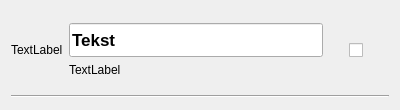
<?xml version="1.0" encoding="UTF-8"?>
<ui version="4.0">
 <class>Form</class>
 <widget class="QWidget" name="Form">
  <property name="geometry">
   <rect>
    <x>0</x>
    <y>0</y>
    <width>400</width>
    <height>110</height>
   </rect>
  </property>
  <property name="windowTitle">
   <string>Form</string>
  </property>
  <layout class="QVBoxLayout" name="verticalLayout_2">
   <property name="bottomMargin">
    <number>0</number>
   </property>
   <item>
    <layout class="QHBoxLayout" name="horizontalLayout">
     <item>
      <widget class="QLabel" name="labelIcon">
       <property name="sizePolicy">
        <sizepolicy hsizetype="Fixed" vsizetype="Preferred">
         <horstretch>0</horstretch>
         <verstretch>0</verstretch>
        </sizepolicy>
       </property>
       <property name="text">
        <string>TextLabel</string>
       </property>
      </widget>
     </item>
     <item>
      <layout class="QVBoxLayout" name="verticalLayout">
       <item>
        <widget class="QLineEdit" name="lineEdit">
         <property name="sizePolicy">
          <sizepolicy hsizetype="Expanding" vsizetype="Preferred">
           <horstretch>0</horstretch>
           <verstretch>0</verstretch>
          </sizepolicy>
         </property>
         <property name="font">
          <font>
           <pointsize>13</pointsize>
           <weight>75</weight>
           <bold>true</bold>
          </font>
         </property>
         <property name="text">
          <string>Tekst</string>
         </property>
        </widget>
       </item>
       <item>
        <widget class="QLabel" name="labelLenght">
         <property name="sizePolicy">
          <sizepolicy hsizetype="Preferred" vsizetype="Fixed">
           <horstretch>0</horstretch>
           <verstretch>0</verstretch>
          </sizepolicy>
         </property>
         <property name="text">
          <string>TextLabel</string>
         </property>
        </widget>
       </item>
      </layout>
     </item>
     <item>
      <widget class="QCheckBox" name="checkBox">
       <property name="sizePolicy">
        <sizepolicy hsizetype="Fixed" vsizetype="Fixed">
         <horstretch>0</horstretch>
         <verstretch>0</verstretch>
        </sizepolicy>
       </property>
       <property name="whatsThis">
        <string>m</string>
       </property>
       <property name="styleSheet">
        <string notr="true">margin: 20px 20px 20px 20px</string>
       </property>
       <property name="text">
        <string/>
       </property>
      </widget>
     </item>
    </layout>
   </item>
   <item>
    <widget class="Line" name="line">
     <property name="orientation">
      <enum>Qt::Horizontal</enum>
     </property>
    </widget>
   </item>
  </layout>
 </widget>
 <resources/>
 <connections/>
</ui>
